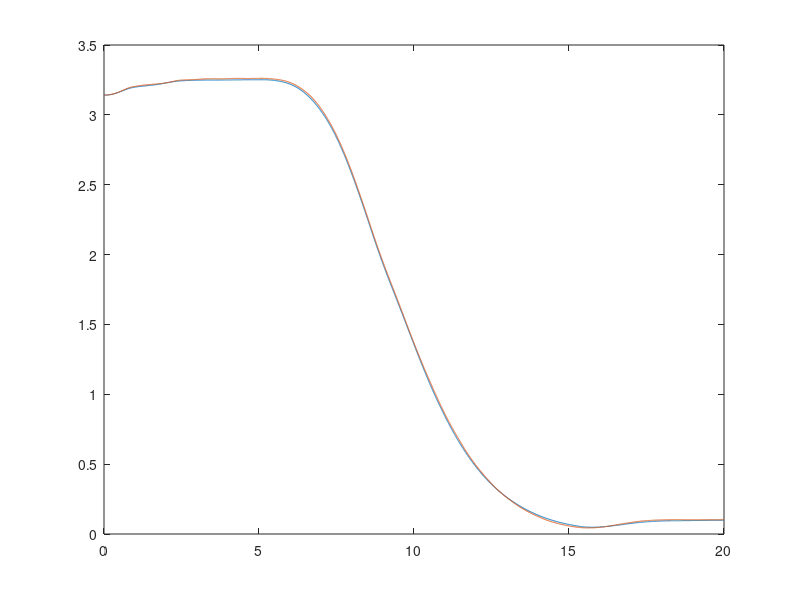

Write the MATLAB code that produced this figure. (Note: this script raises an error after producing the figure.)
% Data 1, init guess. 
recordedDataD4_1 = load('x_encQ(10,5,.1.1,1,1)R(.1,.1).mat');
recordedInputD4_1 = load('u_vecQ(10,5,.1.1,1,1)R(.1,.1).mat');

% Data 2, init guess. 
recordedDataD4_2 = load('x_encQ(10,5,.1.1,10,10)R(.1,.1).mat');
recordedInputD4_2 = load('u_vecQ(10,5,.1.1,10,10)R(.1,.1).mat');


% Data 1 
rec_timeD4_1 = recordedDataD4_1.ans(1,:);
rec_lambdaD4_1 = recordedDataD4_1.ans(2,:);
rec_lambdaDotD4_1 = recordedDataD4_1.ans(3,:);
rec_pitchD4_1 = recordedDataD4_1.ans(4,:);
rec_pitchDotD4_1 = recordedDataD4_1.ans(5,:);
rec_elevD4_1 = recordedDataD4_1.ans(6,:);
rec_elevDotD4_1 = recordedDataD4_1.ans(7,:);

rec_input1D4_1 = recordedInputD4_1.ans(2,:);
rec_input2D4_1 = recordedInputD4_1.ans(3,:);

% Data 2
rec_timeD4_2 = recordedDataD4_2.ans(1,:);
rec_lambdaD4_2 = recordedDataD4_2.ans(2,:);
rec_lambdaDotD4_2 = recordedDataD4_2.ans(3,:);
rec_pitchD4_2 = recordedDataD4_2.ans(4,:);
rec_pitchDotD4_2 = recordedDataD4_2.ans(5,:);
rec_elevD4_2 = recordedDataD4_2.ans(6,:);
rec_elevDotD4_2 = recordedDataD4_2.ans(7,:);

rec_input1D4_2 = recordedInputD4_2.ans(2,:);
rec_input2D4_2 = recordedInputD4_2.ans(3,:);


figure(1)
plot(rec_timeD4_1, rec_lambdaD4_1, rec_timeD4_2, rec_lambdaD4_2)
%set(gca,'YTick',-pi:3*pi)
%set(gca,'YTickLabel', {'-\pi','0','\pi','2\pi'})
xline(5,'--','Color','red');
xline(20,'--','Color','red');
legend('D1','D2')
grid on;
hold on;

figure(2)
plot(rec_timeD4_1, rec_elevD4_1, rec_timeD4_2, rec_elevD4_2)
%set(gca,'YTick',-pi:3*pi)
%set(gca,'YTickLabel', {'-\pi','0','\pi','2\pi'})
xline(5,'--','Color','red');
xline(20,'--','Color','red');
legend('D1','D2')
grid on;
hold on;

figure(3)
plot(rec_timeD4_1, rec_input1D4_1,rec_timeD4_1, rec_input2D4_1,rec_timeD4_2, rec_input1D4_2,rec_timeD4_2, rec_input2D4_2)
%set(gca,'YTick',-pi:3*pi)
%set(gca,'YTickLabel', {'-\pi','0','\pi','2\pi'})
xline(5,'--','Color','red');
xline(20,'--','Color','red');
legend('D1u1','D1u2')
grid on;


%% Not working, plot elev against lambda and with nonlinear constraint
% figure(3)
% plot(rec_lambdaD4_1,rec_elevD4_1)
% hold on;
% plot(econ);